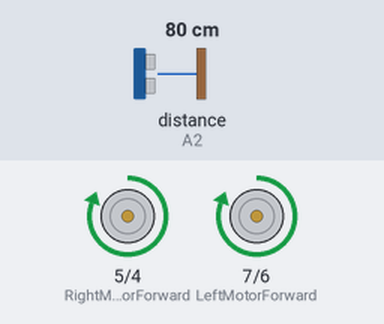
The sketch below on a simulated Arduino Uno, built with avr-gcc and run on an emulated ATmega328P. Parts: motor-driver pin pairs drawn as motors (green arrow = first pin HIGH = forward, orange = second pin HIGH = backward, longer = more drive). Inputs (shaded band) come from the test bench; at power-on: distance to the obstacle (sensor on A2) 80 cm. The echo pulse lasts 58.3 µs per cm.

Above: at 1.2 s.
1.3 s: distance to the obstacle (sensor on A2) set to 54 cm
2.8 s: distance to the obstacle (sensor on A2) set to 45 cm
At 2.99 s:
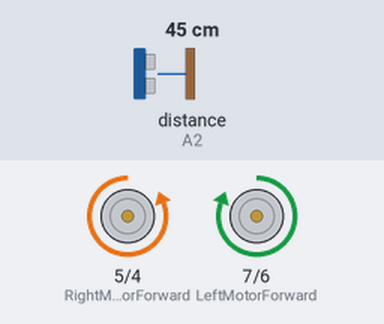
5.8 s: distance to the obstacle (sensor on A2) set to 60 cm
At 6.03 s:
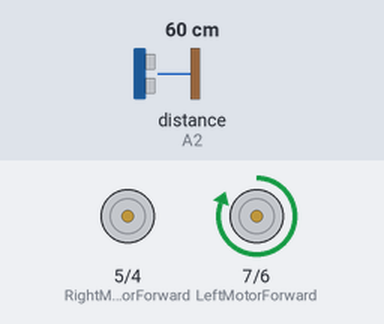
7.4 s: distance to the obstacle (sensor on A2) set to 2 cm
At 8.24 s:
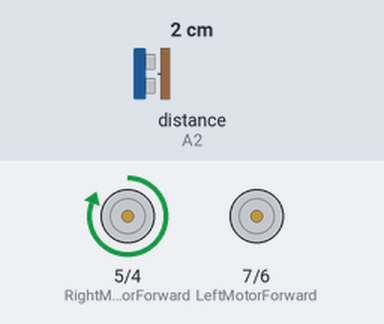
Timing chart, 0 to 11.4 s (numbered marks = the images above; inputs shaded):
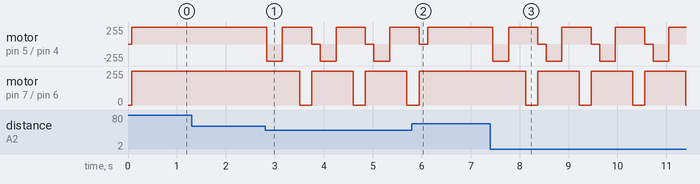

Measured:
- the behaviour switches between 50 and 49 cm on distance to the obstacle (sensor on A2) (found by bisection; images 0 and 1)
- after the input at 1.3 s, every drawn part: stays the same
- after the input at 5.8 s, motor on pin 7 (LeftMotorForward) / pin 6 (LeftMotorBackward): goes on until 5.9 s, then stays forward 255/255

The sketch:

automotive_vehicle.ino
```cpp
#include <NewPing.h>

// Motor Pins
const int LeftMotorForward = 7;
const int LeftMotorBackward = 6;
const int RightMotorForward = 5;
const int RightMotorBackward = 4;

// Ultrasonic Sensor Pins
#define trig_pin A1 // analog input 1
#define echo_pin A2 // analog input 2
#define maximum_distance 200

// Control Variables
boolean goesForward = false;
int distance_forward = 0;
int rotated_distance = 0;

NewPing sonar(trig_pin, echo_pin, maximum_distance); // Ultrasonic sensor object

void setup() {
  pinMode(RightMotorForward, OUTPUT);
  pinMode(LeftMotorForward, OUTPUT);
  pinMode(LeftMotorBackward, OUTPUT);
  pinMode(RightMotorBackward, OUTPUT);
}
void loop() {
  distance_forward = readPing(); // Read forward distance

  if (distance_forward <= 50) {
    moveStop(); // Stop the car

    // Look right and sense the distance
    rotated_distance = readPing_rotated();
    delay(100);

    // Look left and sense the distance
    if (distance_forward >= rotated_distance) {
      rotation();
      delay(100);
    }
  } else {
    // Move forward
    moveForward();
  }
}
int readPing() {
  delay(70);
  int cm = sonar.ping_cm();
  if (cm == 0) {
    cm = 250;
  }
  return cm;
}

int readPing_rotated() {
  // Move right and sense the distance
  digitalWrite(LeftMotorForward, HIGH);
  digitalWrite(RightMotorBackward, HIGH);
  digitalWrite(LeftMotorBackward, LOW);
  digitalWrite(RightMotorForward, LOW);
  delay(250);

  int cm = readPing();

  // Move back to the center position
  digitalWrite(LeftMotorForward, HIGH);
  digitalWrite(RightMotorForward, HIGH);
  digitalWrite(LeftMotorBackward, LOW);
  digitalWrite(RightMotorBackward, LOW);
  delay(250);

  return cm;
}
void moveStop() {
    digitalWrite(RightMotorForward, LOW);
    digitalWrite(LeftMotorForward, LOW);
    digitalWrite(RightMotorBackward, LOW);
    digitalWrite(LeftMotorBackward, LOW);
}

void moveForward() {
    goesForward = true;
    digitalWrite(LeftMotorForward, HIGH);
    digitalWrite(RightMotorForward, HIGH);
    digitalWrite(RightMotorBackward, LOW);
    digitalWrite(LeftMotorBackward, LOW);
}

void rotation() {
    digitalWrite(RightMotorForward, HIGH);
    digitalWrite(LeftMotorBackward, HIGH);
    delay(250);
    digitalWrite(RightMotorForward, LOW);
    digitalWrite(LeftMotorBackward, LOW);
}
```
